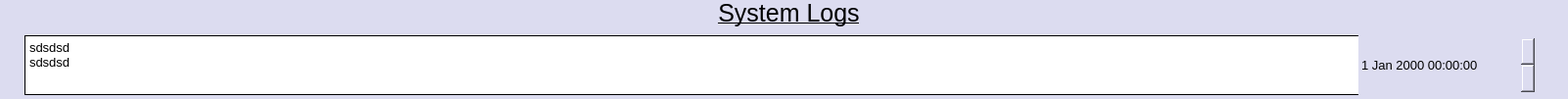
    <widget class="QWidget" name="footer_widget" native="true">
     <property name="geometry">
      <rect>
       <x>10</x>
       <y>830</y>
       <width>1601</width>
       <height>101</height>
      </rect>
     </property>
     <property name="styleSheet">
      <string notr="true">border: 1px solid white;
background-color: rgb(220, 220, 240);
border-color: rgb(220, 220, 240);</string>
     </property>
     <widget class="QLabel" name="footer_title">
      <property name="geometry">
       <rect>
        <x>670</x>
        <y>-2</y>
        <width>271</width>
        <height>31</height>
       </rect>
      </property>
      <property name="sizePolicy">
       <sizepolicy hsizetype="Preferred" vsizetype="Preferred">
        <horstretch>0</horstretch>
        <verstretch>0</verstretch>
       </sizepolicy>
      </property>
      <property name="font">
       <font>
        <family>Arial</family>
        <pointsize>19</pointsize>
        <weight>50</weight>
        <bold>false</bold>
        <underline>true</underline>
       </font>
      </property>
      <property name="styleSheet">
       <string notr="true">color: rgb(0, 0, 0);
border-color: rgb(220, 220, 240);</string>
      </property>
      <property name="text">
       <string>System Logs</string>
      </property>
      <property name="alignment">
       <set>Qt::AlignCenter</set>
      </property>
     </widget>
     <widget class="QTextEdit" name="textEdit">
      <property name="geometry">
       <rect>
        <x>25</x>
        <y>36</y>
        <width>1541</width>
        <height>61</height>
       </rect>
      </property>
      <property name="font">
       <font>
        <family>Segoe UI</family>
        <pointsize>9</pointsize>
        <weight>50</weight>
        <italic>false</italic>
        <bold>false</bold>
       </font>
      </property>
      <property name="styleSheet">
       <string notr="true">background-color: rgb(255, 255, 255);
color: rgb(0, 0, 0);
font: 9pt &quot;Segoe UI&quot;;
border-color: rgb(0, 0, 0);</string>
      </property>
      <property name="html">
       <string>&lt;!DOCTYPE HTML PUBLIC &quot;-//W3C//DTD HTML 4.0//EN&quot; &quot;http://www.w3.org/TR/REC-html40/strict.dtd&quot;&gt;
&lt;html&gt;&lt;head&gt;&lt;meta name=&quot;qrichtext&quot; content=&quot;1&quot; /&gt;&lt;style type=&quot;text/css&quot;&gt;
p, li { white-space: pre-wrap; }
&lt;/style&gt;&lt;/head&gt;&lt;body style=&quot; font-family:'Segoe UI'; font-size:9pt; font-weight:400; font-style:normal;&quot;&gt;
&lt;p style=&quot; margin-top:0px; margin-bottom:0px; margin-left:0px; margin-right:0px; -qt-block-indent:0; text-indent:0px;&quot;&gt;&lt;span style=&quot; font-size:10pt;&quot;&gt;sdsdsd&lt;br /&gt;sdsdsd&lt;/span&gt;&lt;/p&gt;&lt;/body&gt;&lt;/html&gt;</string>
      </property>
     </widget>
     <widget class="QDateTimeEdit" name="dateTimeEdit">
      <property name="geometry">
       <rect>
        <x>1387</x>
        <y>36</y>
        <width>181</width>
        <height>61</height>
       </rect>
      </property>
      <property name="font">
       <font>
        <family>MS Shell Dlg 2</family>
        <pointsize>10</pointsize>
        <weight>50</weight>
        <italic>false</italic>
        <bold>false</bold>
       </font>
      </property>
      <property name="styleSheet">
       <string notr="true">font: 10pt &quot;MS Shell Dlg 2&quot;;
color: rgb(0, 0, 0);</string>
      </property>
     </widget>
    </widget>
